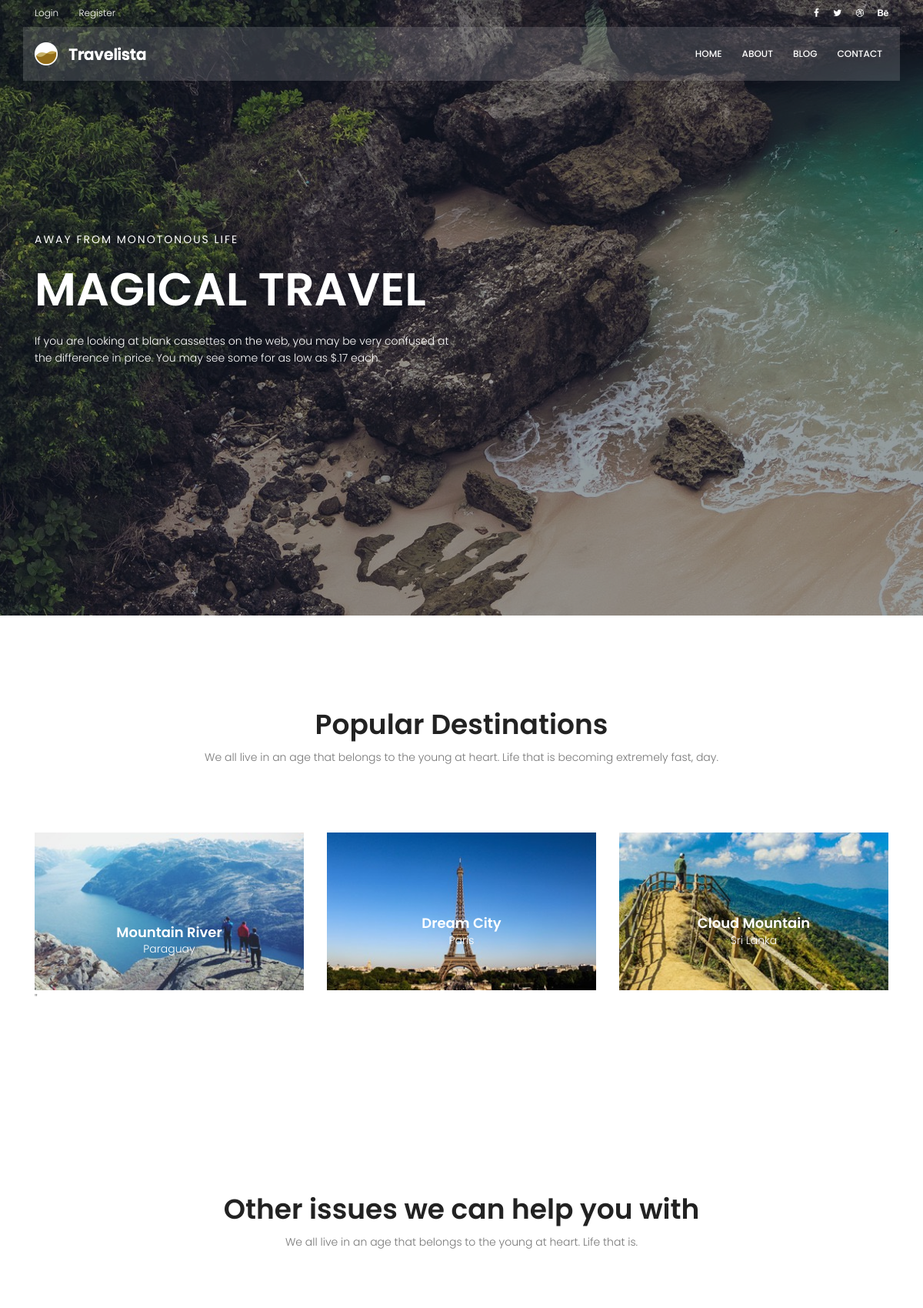
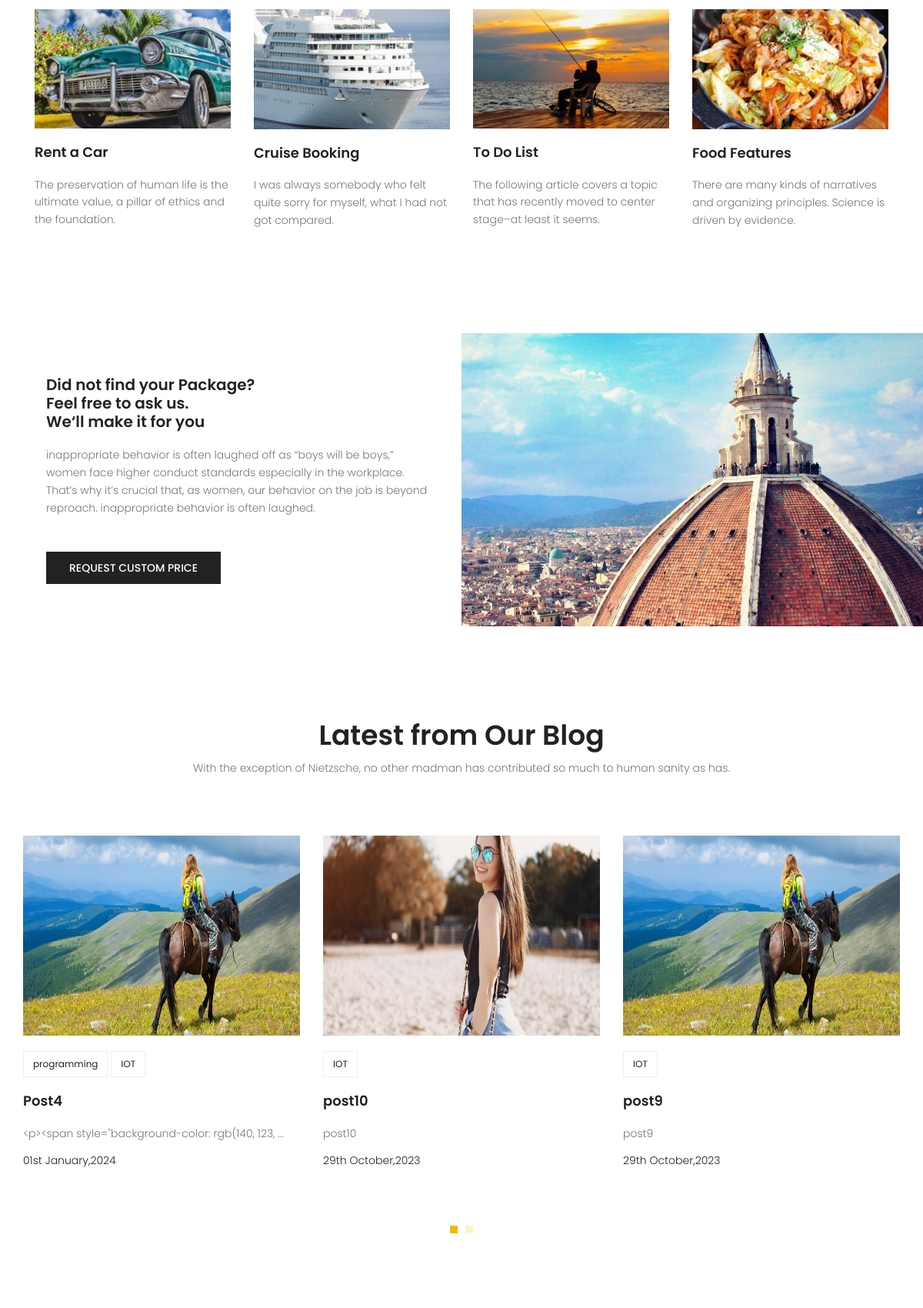
The page / (upper part) on the database its author committed (2 pictures, top to bottom).
### blog/models.py (models this page shows, shortened)
class Post(models.Model):
    author = models.ForeignKey(User, on_delete=models.SET_NULL, null=True)
    image = models.ImageField(upload_to = 'blog/', default='blog/default.jpg')
    tag = TaggableManager()
    category = models.ManyToManyField(Category)
    title = models.CharField(max_length=255)
    content = models.TextField()
    counted_views = models.IntegerField(default=0)
    status = models.BooleanField(default=False)
    published_date = models.DateTimeField()
    created_date = models.DateTimeField(auto_now_add=True)
    updated_date = models.DateTimeField(auto_now=True)
    class Meta:
        ordering = ['created_date'] # ['created_date'] reverse_order
    def __str__(self):
        return self.title

class Category(models.Model):
        name = models.CharField(max_length=255)
        def __str__(self):
            return self.name

### website/views.py (the view)
# urls.py: path('', views.index_view, name='index'),
def index_view(request):
    return render(request, 'website/index.html')

### blog/views.py (called while the page is built)
def check_published_date():
    now = datetime.now()
    now = timezone.make_aware(datetime(now.year, now.month, now.day, now.hour, now.minute, now.second))
    posts = Post.objects.filter(published_date__lte=now, status=1)
    return posts

### website/templatetags/website_tags.py (called while the page is built)
@register.inclusion_tag("website/website-latest.html")
def latest_posts(args=6):
    posts = check_published_date().order_by('-published_date')[:args]
    context = {'context': posts}
    return context

### templates/website/index.html (shortened to what this page needs)
{% extends 'base.html' %}
{% load static %}
{% load website_tags %}
{% block content %}
  <section class="banner-area relative">
    <div class="overlay overlay-bg"></div>
    <div class="container">
      <div class="row fullscreen align-items-center justify-content-between">
        <div class="col-lg-6 col-md-6 banner-left">
          <h6 class="text-white">Away from monotonous life</h6>
          <h1 class="text-white">Magical Travel</h1>
          <p class="text-white">If you are looking at blank cassettes on the web, you may be very confused at the difference in price. You may see some for as low as $.17 each.</p>
        </div>
      </div>
    </div>
  </section>
  <section class="popular-destination-area section-gap">
    <div class="container">
      <div class="row d-flex justify-content-center">
        <div class="menu-content pb-70 col-lg-8">
          <div class="title text-center">
            <h1 class="mb-10">Popular Destinations</h1>
            <p>We all live in an age that belongs to the young at heart. Life that is becoming extremely fast, day.</p>
          </div>
        </div>
      </div>
      <div class="row">
        <div class="col-lg-4">
          <div class="single-destination relative">
            <div class="thumb relative">
              <img class="img-fluid" src="{% static 'img/d1.jpg' %}" alt="" />
            </div>
            <div class="desc">
              <h4>Mountain River</h4>
              <p>Paraguay</p>
            </div>"
          </div>
        </div>
        <div class="col-lg-4">
          <div class="single-destination relative">
            <div class="thumb relative">
              <img class="img-fluid" src="{% static 'img/d2.jpg' %}" alt="" />
            </div>
            <div class="desc">
              <h4>Dream City</h4>
              <p>Paris</p>
            </div>
          </div>
        </div>
        <div class="col-lg-4">
          <div class="single-destination relative">
            <div class="thumb relative">
              <img class="img-fluid" src="{% static 'img/d3.jpg' %}" alt="" />
            </div>
            <div class="desc">
              <h4>Cloud Mountain</h4>
              <p>Sri Lanka</p>
            </div>
          </div>
        </div>
      </div>
    </div>
  </section>
  <section class="other-issue-area section-gap">
    <div class="container">
      <div class="row d-flex justify-content-center">
        <div class="menu-content pb-70 col-lg-9">
          <div class="title text-center">
            <h1 class="mb-10">Other issues we can help you with</h1>
            <p>We all live in an age that belongs to the young at heart. Life that is.</p>
          </div>
        </div>
      </div>
      <div class="row">
        <div class="col-lg-3 col-md-6">
          <div class="single-other-issue">
            <div class="thumb">
              <img class="img-fluid" src="{% static 'img/o1.jpg' %}" alt="" />
            </div>
            <a href="{% static '#' %}"><h4>Rent a Car</h4></a>
            <p>The preservation of human life is the ultimate value, a pillar of ethics and the foundation.</p>
          </div>
        </div>
        <div class="col-lg-3 col-md-6">
          <div class="single-other-issue">
            <div class="thumb">
              <img class="img-fluid" src="{% static 'img/o2.jpg' %}" alt="" />
            </div>
            <a href="{% static '#' %}"><h4>Cruise Booking</h4></a>
            <p>I was always somebody who felt quite sorry for myself, what I had not got compared.</p>
          </div>
        </div>
        <div class="col-lg-3 col-md-6">
          <div class="single-other-issue">
            <div class="thumb">
              <img class="img-fluid" src="{% static 'img/o3.jpg' %}" alt="" />
            </div>
            <a href="{% static '#' %}"><h4>To Do List</h4></a>
            <p>The following article covers a topic that has recently moved to center stage–at least it seems.</p>
          </div>
        </div>
        <div class="col-lg-3 col-md-6">
          <div class="single-other-issue">
            <div class="thumb">
              <img class="img-fluid" src="{% static 'img/o4.jpg' %}" alt="" />
            </div>
            <a href="{% static '#' %}"><h4>Food Features</h4></a>
            <p>There are many kinds of narratives and organizing principles. Science is driven by evidence.</p>
          </div>
        </div>
      </div>
    </div>
  </section>
  <section class="home-about-area">
    <div class="container-fluid">
      <div class="row align-items-center justify-content-end">
        <div class="col-lg-6 col-md-12 home-about-left">
          <h1>
            Did not find your Package? <br />
            Feel free to ask us. <br />
            We‘ll make it for you
          </h1>
          <p>inappropriate behavior is often laughed off as “boys will be boys,” women face higher conduct standards especially in the workplace. That’s why it’s crucial that, as women, our behavior on the job is beyond reproach. inappropriate behavior is often laughed.</p>
          <a href="{% static '#' %}" class="primary-btn text-uppercase">request custom price</a>
        </div>
        <div class="col-lg-6 col-md-12 home-about-right no-padding">
          <img class="img-fluid" src="{% static 'img/about-img.jpg' %}" alt="" />
        </div>
      </div>
    </div>
  </section>
  <section class="recent-blog-area section-gap">
    <div class="container">
      <div class="row d-flex justify-content-center">
        <div class="menu-content pb-60 col-lg-9">
          <div class="title text-center">
            <h1 class="mb-10">Latest from Our Blog</h1>
            <p>With the exception of Nietzsche, no other madman has contributed so much to human sanity as has.</p>
          </div>
        </div>
      </div>
      <div class="row">
        <div class="active-recent-blog-carusel">
          {% latest_posts %}
        </div>
      </div>
    </div>
  </section>
{% endblock %}

### templates/website/website-latest.html
{% load static %}
{% load website_tags %}
{% for item in context %}
<div class="single-recent-blog-post item">
    <div class="thumb">
      <img class="img-fluid" src="{{item.image.url}}" alt="" style="width:360px; height:260px"/>
    </div>
    <div class="details">
      <div class="tags">
        <ul>
          {% for cat in item.category.all %}
            <li>
              <a href="{% url 'blog:category' cat %}">{{cat}}</a>
            </li>
          {% endfor %}
        </ul>
      </div>
      <a href="{% url 'blog:post' item.id %}"><h4 class="title">{{item}}</h4></a>
      <p>{{item.content|truncatewords:4}}</p>
      <h6 class="date">{{item.published_date|date:"dS F,Y"}}</h6>
    </div>
  </div>
  {% endfor %}

### statics/css/main.css (style rules this page uses)
body { color: #777777; font-family: "Poppins", sans-serif; font-size: 14px; font-weight: 300; line-height: 1.625em; position: relative; }
ol, ul { margin: 0; padding: 0; list-style: none; }
a { -webkit-transition: all 0.3s ease 0s; -moz-transition: all 0.3s ease 0s; -o-transition: all 0.3s ease 0s; transition: all 0.3s ease 0s; }
a, a:focus, a:hover { text-decoration: none; outline: 0; }
h1, h2, h3, h4, h5, h6 { font-family: "Poppins", sans-serif; color: #222222; line-height: 1.2em !important; margin-bottom: 0; margin-top: 0; font-weight: 600; }
h1, .h1 { font-size: 36px; }
h4, .h4 { font-size: 18px; }
h6, .h6 { font-size: 14px; color: #222222; }
.mb-10 { margin-bottom: 10px; }
.pb-60 { padding-bottom: 60px; }
.pb-70 { padding-bottom: 70px; }
.text-white { color: #fff; }
.text-center { text-align: center; }
.relative { position: relative; }
.overlay { position: absolute; left: 0; right: 0; top: 0; bottom: 0; }
.no-padding { padding: 0; }
h1 { font-size: 36px; }
h4 { font-size: 18px; }
h6 { font-size: 14px; }
h1, h2, h3, h4, h5, h6 { line-height: 1.5em; }
.section-gap { padding: 120px 0; }
.primary-btn { background: #f8b600; line-height: 42px; padding-left: 30px; padding-right: 30px; border: none; color: #fff; display: inline-block; font-size: 14px; font-weight: 500; position: relative; -webkit-transition: all 0.3s ease 0s; -moz-transition: all 0.3s ease 0s; -o-transition: all 0.3s ease 0s; transition: all 0.3s ease 0s; cursor: pointer; position: relative; }
.banner-area { background: url(../img/hero-bg.jpg) center; background-size: cover; }
.banner-area .overlay-bg { background: rgba(4, 9, 30, 0.4); }
.banner-left h6 { text-transform: uppercase; font-weight: 400; font-size: 14px; letter-spacing: 2px; }
.banner-left h1 { margin: 20px 0; font-size: 60px; text-transform: uppercase; }
.banner-left p { margin: 20px 0px; }
.single-destination { -webkit-transition: all 0.3s ease 0s; -moz-transition: all 0.3s ease 0s; -o-transition: all 0.3s ease 0s; transition: all 0.3s ease 0s; }
.single-destination .thumb { position: relative; }
.single-destination .thumb img { width: 100%; }
.single-destination .desc { text-align: center; position: absolute; width: 100%; left: 50%; top: 50%; transform: translate(-50%, -50%); }
.single-destination .desc h4 { color: #fff; }
.single-destination .desc p { color: #fff; font-size: 14px; font-weight: 300; margin-bottom: 0px; }
.single-other-issue .thumb { overflow: hidden; }
.single-other-issue .thumb img { width: 100%; -webkit-transition: all 0.3s ease 0s; -moz-transition: all 0.3s ease 0s; -o-transition: all 0.3s ease 0s; transition: all 0.3s ease 0s; }
.single-other-issue h4 { margin: 20px 0; -webkit-transition: all 0.3s ease 0s; -moz-transition: all 0.3s ease 0s; -o-transition: all 0.3s ease 0s; transition: all 0.3s ease 0s; }
.home-about-area .home-about-left { padding-left: 20%; }
@media (max-width: 1366px) { .home-about-area .home-about-left { padding-left: 5%; } }
.home-about-area .home-about-left h1 { max-width: 510px; }
@media (max-width: 1366px) { .home-about-area .home-about-left h1 { font-size: 20px; } }
.home-about-area .home-about-left p { max-width: 500px; padding: 20px 0; }
.home-about-area .home-about-left .primary-btn { margin-top: 10px; background: #222; font-size: 14px; }
.home-about-area .home-about-right img { width: 100%; }
.recent-blog-area .single-recent-blog-post .thumb { overflow: hidden; }
.recent-blog-area .single-recent-blog-post .thumb img { -webkit-transition: all 0.3s ease 0s; -moz-transition: all 0.3s ease 0s; -o-transition: all 0.3s ease 0s; transition: all 0.3s ease 0s; }
.recent-blog-area .single-recent-blog-post .tags { margin: 20px 0px; }
.recent-blog-area .single-recent-blog-post .tags li { display: inline-block; border: 1px solid #eee; padding: 4px 12px; -webkit-transition: all 0.3s ease 0s; -moz-transition: all 0.3s ease 0s; -o-transition: all 0.3s ease 0s; transition: all 0.3s ease 0s; }
.recent-blog-area .single-recent-blog-post .tags li a { font-weight: 400; font-size: 12px; color: #222; }
.recent-blog-area .single-recent-blog-post .title { -webkit-transition: all 0.3s ease 0s; -moz-transition: all 0.3s ease 0s; -o-transition: all 0.3s ease 0s; transition: all 0.3s ease 0s; margin: 20px 0; }
.recent-blog-area .single-recent-blog-post .date { color: #222; font-weight: 300; }

### rows shown on the page
Post: image (placeholder picture), title "Post4", content "<p><span style=\"background-color: rgb(140, 123, …", published_date "01st January,2024"
Category: name "programming"
Category: name "IOT"
Post: image (picture), title "post10", content "post10", published_date "29th October,2023"
Post: image (placeholder picture), title "post9", content "post9", published_date "29th October,2023"
